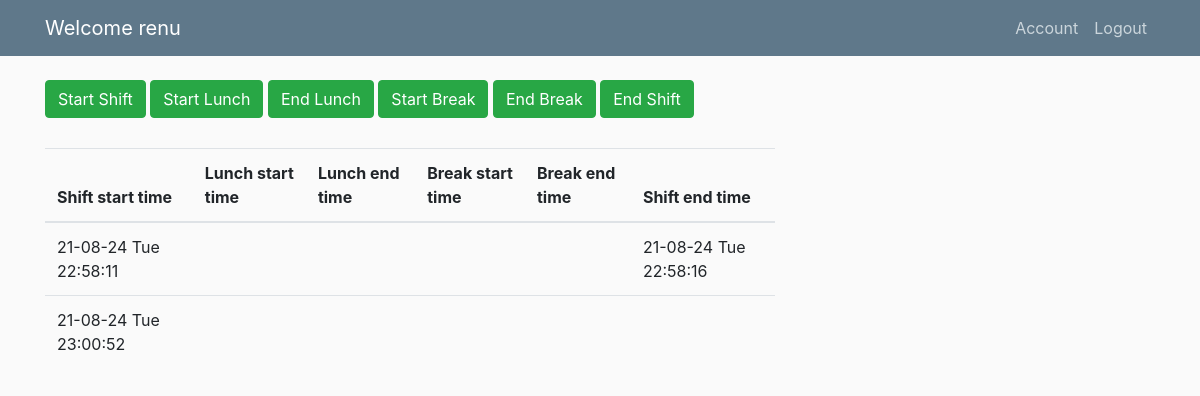
Screenshot of /user_activity (signed in) with the database file from the repository.
### employeetimekeeping/models.py (models this page shows, shortened)
class User(db.Model, UserMixin):
    id = db.Column(db.Integer,primary_key = True)
    name = db.Column(db.String(10), unique = True, nullable=False)
    password = db.Column(db.String(60), nullable=False)
    activities = db.relationship('Activity', backref='relatedUser', lazy=True)

class Activity(db.Model):
    id = db.Column(db.Integer,primary_key= True)
    shift_start = db.Column(db.DateTime)
    shift_end = db.Column(db.DateTime)
    break_start = db.Column(db.DateTime)
    break_end = db.Column(db.DateTime)
    lunch_start = db.Column(db.DateTime)
    lunch_end = db.Column(db.DateTime)
    user_id = db.Column(db.Integer, db.ForeignKey('user.id'))

### employeetimekeeping/routes.py (the view, shortened to what this page needs)
@app.route('/user_activity', methods=['GET', 'POST'])
@login_required
def userActivities():
    current_date = datetime.now().strftime('%y-%m-%d')
    print('Fetching user activities')
    user_activities = Activity.query.filter_by(user_id=current_user.id)
    return render_template('userActivity.html', activities=user_activities)

### employeetimekeeping/models.py (called while the page is built)
@login_manager.user_loader
def load_user(user_id):
    return User.query.get(int(user_id))

### employeetimekeeping/templates/userActivity.html (shortened to what this page needs)
{% extends "index.html"%}
{%block content%}
<form method="post", action="">
    <button type="submit" class="btn btn-success" name="start_shift" value="Start shift">Start Shift</button>
    <button type="submit" class="btn btn-success" name="start_lunch" value="Start lunch">Start Lunch</button>
    <button type="submit" class="btn btn-success" name="end_lunch" value="End lunch">End Lunch</button>
    <button type="submit" class="btn btn-success" name="start_break" value="Start break">Start Break</button>
    <button type="submit" class="btn btn-success" name="end_break" value="End break">End Break</button>
    <button type="submit" class="btn btn-success" name="end_shift" value="End shift">End Shift</button>
</form>
    <table class="table topSpace">
        <thead>
          <tr>
            <th scope="col">Shift start time</th>
            <th scope="col">Lunch start time </th>
            <th scope="col">Lunch end time</th>
            <th scope="col">Break start time </th>
            <th scope="col">Break end time</th>
            <th scope="col">Shift end time</th>
          </tr>
        </thead>
        <tbody>
            {% for activity in activities %}
                <tr>
                    <td>
                        {% if activity.shift_start %}
                            {{activity.shift_start.strftime('%y-%m-%d %a %H:%M:%S')}}
                        {% endif %}
                    </td>
                    <td>
                    </td>
                    <td>
                    </td>
                    <td>
                    </td>
                    <td>
                    </td>
                    <td>
                        {% if activity.shift_end %}
                            {{activity.shift_end.strftime('%y-%m-%d %a %H:%M:%S')}}
                        {% endif %}
                    </td>
                </tr>
            {% endfor %}
        </tbody>
    </table>
{% endblock content%}

### employeetimekeeping/templates/index.html (shortened to what this page needs)
<!DOCTYPE html>
<html lang="en">
    <head>
        <link rel="stylesheet" href="https://stackpath.bootstrapcdn.com/bootstrap/4.3.1/css/bootstrap.min.css">
        <link rel="stylesheet" type="text/css" href="{{ url_for('static', filename='main.css') }}">
    </head>
    <body>
        <header class="site-header">
            <nav class="navbar navbar-expand-md navbar-dark bg-steel fixed-top">
              <div class="container">
                <a class="navbar-brand mr-4" href="{{ url_for('userActivities') }}">
                  {% if current_user.is_authenticated %}
                    Welcome {{ current_user.name }}
                  {% else %}
                    Time Keeping Software
                  {% endif %}
                </a>
                  <div class="navbar-nav">
                    {% if current_user.is_authenticated %}
                    <a class="nav-item nav-link" href="{{ url_for('account') }}">Account</a>
                      <a class="nav-item nav-link" href="{{ url_for('logout') }}">Logout</a>
                    {% else %}
                      <a class="nav-item nav-link" href="{{ url_for('login') }}">Login</a>
                      <a class="nav-item nav-link" href="{{ url_for('register') }}">Register</a>
                    {% endif %}
                  </div>
                </div>
            </nav>
          </header>
        <main role="main" class="container">
            <div class="row">
              <div class="col-md-8">
                {% block content %}{% endblock %}
              </div>
            </div>
          </main>
    </body>
</html>

### employeetimekeeping/static/main.css (style rules this page uses)
body { background: #fafafa; color: #333333; margin-top: 5rem; }
.bg-steel { background-color: #5f788a; }
.site-header .navbar-nav .nav-link { color: #cbd5db; }
.topSpace { margin-top: 30px; }

### rows the page displays
User: name "renu"
Activity: shift_start "21-08-24 Tue 22:58:11", shift_end "21-08-24 Tue 22:58:16"
Activity: shift_start "21-08-24 Tue 23:00:52"
